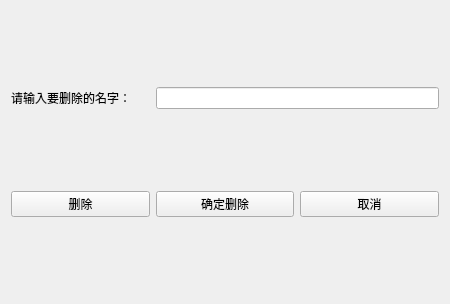
<?xml version="1.0" encoding="UTF-8"?>
<ui version="4.0">
 <class>Widget</class>
 <widget class="QWidget" name="Widget">
  <property name="geometry">
   <rect>
    <x>0</x>
    <y>0</y>
    <width>450</width>
    <height>304</height>
   </rect>
  </property>
  <property name="windowTitle">
   <string>Widget</string>
  </property>
  <layout class="QGridLayout" name="gridLayout">
   <item row="0" column="0">
    <widget class="QLabel" name="label">
     <property name="text">
      <string>请输入要删除的名字：</string>
     </property>
    </widget>
   </item>
   <item row="0" column="1" colspan="2">
    <widget class="QLineEdit" name="lineEdit"/>
   </item>
   <item row="1" column="0">
    <widget class="QPushButton" name="buttonDel">
     <property name="text">
      <string>删除</string>
     </property>
    </widget>
   </item>
   <item row="1" column="1">
    <widget class="QPushButton" name="buttonSure">
     <property name="text">
      <string>确定删除</string>
     </property>
    </widget>
   </item>
   <item row="1" column="2">
    <widget class="QPushButton" name="buttonCancle">
     <property name="text">
      <string>取消</string>
     </property>
    </widget>
   </item>
  </layout>
 </widget>
 <layoutdefault spacing="6" margin="11"/>
 <resources/>
 <connections/>
</ui>
